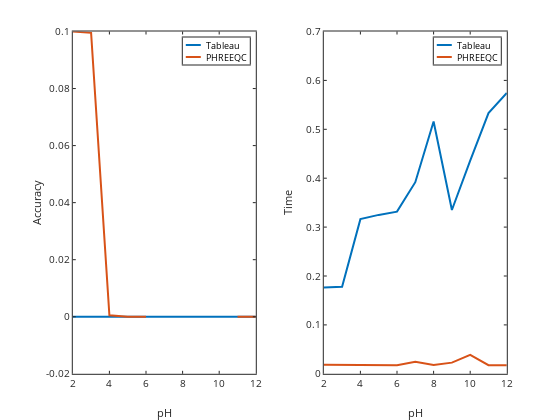

Notebook cell for this chart:
### Code cell
subplot(121)
h=plot(pH,Almasserror,pH,AlmasserrorPHREEQC);
legend('Tableau','PHREEQC');
set(h,'linewidth',2)
xlabel('pH');ylabel('Accuracy')

subplot(122) 
h=plot(pH,tableautime,pH,PHREEQCtime);
legend('Tableau','PHREEQC');
set(h,'linewidth',2)
xlabel('pH');ylabel('Time')

### Figure 1 — Plotly figure (JSON) as saved in the notebook; plotly's stock layout.template omitted (floating-point values rounded to 4 significant figures)
{"data": [{"line": {"color": "rgb(0,113,188)", "dash": "solid", "width": 2}, "marker": {"color": "rgb(0,113,188)", "line": {"color": "rgb(0,113,188)"}, "size": 6, "symbol": "none"}, "mode": "lines", "name": "Tableau", "showlegend": true, "type": "scatter", "visibility": true, "x": [2, 3, 4, 5, 6, 7, 8, 9, 10, 11, 12], "xaxis": "x", "y": [1.388e-17, 1.388e-17, 1.388e-17, 1.388e-17, 1.388e-17, 1.388e-17, 1.388e-17, 1.388e-17, 1.388e-17, 1.388e-17, 1.388e-17], "yaxis": "y"}, {"line": {"color": "rgb(216,82,24)", "dash": "solid", "width": 2}, "marker": {"color": "rgb(216,82,24)", "line": {"color": "rgb(216,82,24)"}, "size": 6, "symbol": "none"}, "mode": "lines", "name": "PHREEQC", "showlegend": true, "type": "scatter", "visibility": true, "x": [2, 3, 4, 5, 6, 7, 8, 9, 10, 11, 12], "xaxis": "x", "y": [0.09997, 0.09952, 0.0005317, 6.074e-07, 6.023e-10, null, -6.448e-14, null, null, -8.937e-15, 8.091e-15], "yaxis": "y"}, {"hoverinfo": "none", "line": {"color": "rgb(0,113,188)", "dash": "solid", "width": 2}, "marker": {"color": "rgb(0,113,188)", "line": {"color": "rgb(0,113,188)"}, "size": 6, "symbol": "none"}, "mode": "lines", "name": "", "showlegend": false, "type": "scatter", "visibility": true, "x": [3, 18], "xaxis": "x2", "y": [7.5, 7.5], "yaxis": "y2"}, {"hoverinfo": "none", "line": {"color": "rgb(216,82,24)", "dash": "solid", "width": 2}, "marker": {"color": "rgb(216,82,24)", "line": {"color": "rgb(216,82,24)"}, "size": 6, "symbol": "none"}, "mode": "lines", "name": "", "showlegend": false, "type": "scatter", "visibility": true, "x": [3, 18], "xaxis": "x2", "y": [19.5, 19.5], "yaxis": "y2"}, {"line": {"color": "rgb(0,113,188)", "dash": "solid", "width": 2}, "marker": {"color": "rgb(0,113,188)", "line": {"color": "rgb(0,113,188)"}, "size": 6, "symbol": "none"}, "mode": "lines", "name": "Tableau", "showlegend": true, "type": "scatter", "visibility": true, "x": [2, 3, 4, 5, 6, 7, 8, 9, 10, 11, 12], "xaxis": "x3", "y": [0.1764, 0.178, 0.3163, 0.3249, 0.3316, 0.3918, 0.516, 0.335, 0.436, 0.5332, 0.5742], "yaxis": "y3"}, {"line": {"color": "rgb(216,82,24)", "dash": "solid", "width": 2}, "marker": {"color": "rgb(216,82,24)", "line": {"color": "rgb(216,82,24)"}, "size": 6, "symbol": "none"}, "mode": "lines", "name": "PHREEQC", "showlegend": true, "type": "scatter", "visibility": true, "x": [2, 3, 4, 5, 6, 7, 8, 9, 10, 11, 12], "xaxis": "x3", "y": [0.01828, 0.01788, 0.01858, 0.01728, 0.01756, 0.0244, 0.0181, 0.02283, 0.03872, 0.01773, 0.01759], "yaxis": "y3"}, {"hoverinfo": "none", "line": {"color": "rgb(0,113,188)", "dash": "solid", "width": 2}, "marker": {"color": "rgb(0,113,188)", "line": {"color": "rgb(0,113,188)"}, "size": 6, "symbol": "none"}, "mode": "lines", "name": "", "showlegend": false, "type": "scatter", "visibility": true, "x": [3, 18], "xaxis": "x4", "y": [7.5, 7.5], "yaxis": "y4"}, {"hoverinfo": "none", "line": {"color": "rgb(216,82,24)", "dash": "solid", "width": 2}, "marker": {"color": "rgb(216,82,24)", "line": {"color": "rgb(216,82,24)"}, "size": 6, "symbol": "none"}, "mode": "lines", "name": "", "showlegend": false, "type": "scatter", "visibility": true, "x": [3, 18], "xaxis": "x4", "y": [19.5, 19.5], "yaxis": "y4"}], "layout": {"annotations": [{"font": {"color": "rgb(0, 0, 0)", "size": 9}, "showarrow": false, "text": "Tableau", "x": 21, "xanchor": "left", "xref": "x2", "y": 7.5, "yanchor": "middle", "yref": "y2"}, {"font": {"color": "rgb(0, 0, 0)", "size": 9}, "showarrow": false, "text": "PHREEQC", "x": 21, "xanchor": "left", "xref": "x2", "y": 19.5, "yanchor": "middle", "yref": "y2"}, {"font": {"color": "rgb(0, 0, 0)", "size": 9}, "showarrow": false, "text": "Tableau", "x": 21, "xanchor": "left", "xref": "x4", "y": 7.5, "yanchor": "middle", "yref": "y4"}, {"font": {"color": "rgb(0, 0, 0)", "size": 9}, "showarrow": false, "text": "PHREEQC", "x": 21, "xanchor": "left", "xref": "x4", "y": 19.5, "yanchor": "middle", "yref": "y4"}], "height": 420, "hovermode": "closest", "margin": {"b": 0, "l": 0, "r": 0, "t": 0}, "plot_bgcolor": "rgba(0, 0, 0, 0)", "showlegend": false, "width": 560, "xaxis": {"anchor": "y", "autorange": false, "domain": [0.13, 0.4568], "exponentformat": "none", "gridcolor": "rgba(38,38,38,0.15)", "gridwidth": 1, "linecolor": "rgb(38,38,38)", "linewidth": 1, "mirror": "ticks", "range": [2, 12], "showgrid": false, "showline": true, "side": "bottom", "spikedash": "solid", "spikemode": "across", "spikesides": false, "spikethickness": 1, "tickangle": 0, "tickcolor": "rgb(38,38,38)", "tickfont": {"color": "rgb(38,38,38)", "size": 10}, "ticklen": 3, "ticks": "inside", "ticktext": ["2", "4", "6", "8", "10", "12"], "tickvals": [2, 4, 6, 8, 10, 12], "title": {"font": {"color": "rgb(38,38,38)", "size": 11}, "text": "pH"}, "type": "linear", "visible": true, "zeroline": false}, "xaxis2": {"anchor": "y2", "autorange": false, "domain": [0.3264, 0.4461], "exponentformat": "none", "fixedrange": true, "gridcolor": "rgba(38,38,38,0.15)", "gridwidth": 1, "linecolor": "rgb(38,38,38)", "linewidth": 1, "mirror": true, "range": [0, 67], "showgrid": false, "showline": true, "showspikes": false, "side": "bottom", "spikedash": "solid", "spikemode": "across", "spikesides": false, "spikethickness": 1, "tickangle": 0, "tickcolor": "rgb(38,38,38)", "tickfont": {"color": "rgb(38,38,38)", "size": 9}, "ticklen": 3, "ticks": "", "ticktext": [], "tickvals": [], "title": {"font": {"color": "rgb(0, 0, 0)", "size": 9.9}, "text": ""}, "type": "linear", "visible": true, "zeroline": false}, "xaxis3": {"anchor": "y3", "autorange": false, "domain": [0.5782, 0.905], "exponentformat": "none", "gridcolor": "rgba(38,38,38,0.15)", "gridwidth": 1, "linecolor": "rgb(38,38,38)", "linewidth": 1, "mirror": "ticks", "range": [2, 12], "showgrid": false, "showline": true, "side": "bottom", "spikedash": "solid", "spikemode": "across", "spikesides": false, "spikethickness": 1, "tickangle": 0, "tickcolor": "rgb(38,38,38)", "tickfont": {"color": "rgb(38,38,38)", "size": 10}, "ticklen": 3, "ticks": "inside", "ticktext": ["2", "4", "6", "8", "10", "12"], "tickvals": [2, 4, 6, 8, 10, 12], "title": {"font": {"color": "rgb(38,38,38)", "size": 11}, "text": "pH"}, "type": "linear", "visible": true, "zeroline": false}, "xaxis4": {"anchor": "y4", "autorange": false, "domain": [0.7746, 0.8943], "exponentformat": "none", "fixedrange": true, "gridcolor": "rgba(38,38,38,0.15)", "gridwidth": 1, "linecolor": "rgb(38,38,38)", "linewidth": 1, "mirror": true, "range": [0, 67], "showgrid": false, "showline": true, "showspikes": false, "side": "bottom", "spikedash": "solid", "spikemode": "across", "spikesides": false, "spikethickness": 1, "tickangle": 0, "tickcolor": "rgb(38,38,38)", "tickfont": {"color": "rgb(38,38,38)", "size": 9}, "ticklen": 3, "ticks": "", "ticktext": [], "tickvals": [], "title": {"font": {"color": "rgb(0, 0, 0)", "size": 9.9}, "text": ""}, "type": "linear", "visible": true, "zeroline": false}, "yaxis": {"anchor": "x", "autorange": false, "domain": [0.11, 0.925], "exponentformat": "none", "gridcolor": "rgba(38,38,38,0.15)", "gridwidth": 1, "linecolor": "rgb(38,38,38)", "linewidth": 1, "mirror": "ticks", "range": [-0.02, 0.1], "showgrid": false, "showline": true, "side": "left", "spikedash": "solid", "spikemode": "across", "spikesides": false, "spikethickness": 1, "tickangle": 0, "tickcolor": "rgb(38,38,38)", "tickfont": {"color": "rgb(38,38,38)", "size": 10}, "ticklen": 3, "ticks": "inside", "ticktext": ["-0.02", "0", "0.02", "0.04", "0.06", "0.08", "0.1"], "tickvals": [-0.02, 0, 0.02, 0.04, 0.06, 0.08, 0.1], "title": {"font": {"color": "rgb(38,38,38)", "size": 11}, "text": "Accuracy"}, "type": "linear", "visible": true, "zeroline": false}, "yaxis2": {"anchor": "x2", "autorange": false, "domain": [0.8464, 0.9107], "exponentformat": "none", "fixedrange": true, "gridcolor": "rgba(38,38,38,0.15)", "gridwidth": 1, "linecolor": "rgb(38,38,38)", "linewidth": 1, "mirror": true, "range": [27, 0], "showgrid": false, "showline": true, "showspikes": false, "side": "left", "spikedash": "solid", "spikemode": "across", "spikesides": false, "spikethickness": 1, "tickangle": 0, "tickcolor": "rgb(38,38,38)", "tickfont": {"color": "rgb(38,38,38)", "size": 9}, "ticklen": 3, "ticks": "", "ticktext": [], "tickvals": [], "title": {"font": {"color": "rgb(0, 0, 0)", "size": 9.9}, "text": ""}, "type": "linear", "visible": true, "zeroline": false}, "yaxis3": {"anchor": "x3", "autorange": false, "domain": [0.11, 0.925], "exponentformat": "none", "gridcolor": "rgba(38,38,38,0.15)", "gridwidth": 1, "linecolor": "rgb(38,38,38)", "linewidth": 1, "mirror": "ticks", "range": [0, 0.7], "showgrid": false, "showline": true, "side": "left", "spikedash": "solid", "spikemode": "across", "spikesides": false, "spikethickness": 1, "tickangle": 0, "tickcolor": "rgb(38,38,38)", "tickfont": {"color": "rgb(38,38,38)", "size": 10}, "ticklen": 3, "ticks": "inside", "ticktext": ["0", "0.1", "0.2", "0.3", "0.4", "0.5", "0.6", "0.7"], "tickvals": [0, 0.1, 0.2, 0.3, 0.4, 0.5, 0.6, 0.7], "title": {"font": {"color": "rgb(38,38,38)", "size": 11}, "text": "Time"}, "type": "linear", "visible": true, "zeroline": false}, "yaxis4": {"anchor": "x4", "autorange": false, "domain": [0.8464, 0.9107], "exponentformat": "none", "fixedrange": true, "gridcolor": "rgba(38,38,38,0.15)", "gridwidth": 1, "linecolor": "rgb(38,38,38)", "linewidth": 1, "mirror": true, "range": [27, 0], "showgrid": false, "showline": true, "showspikes": false, "side": "left", "spikedash": "solid", "spikemode": "across", "spikesides": false, "spikethickness": 1, "tickangle": 0, "tickcolor": "rgb(38,38,38)", "tickfont": {"color": "rgb(38,38,38)", "size": 9}, "ticklen": 3, "ticks": "", "ticktext": [], "tickvals": [], "title": {"font": {"color": "rgb(0, 0, 0)", "size": 9.9}, "text": ""}, "type": "linear", "visible": true, "zeroline": false}}}
